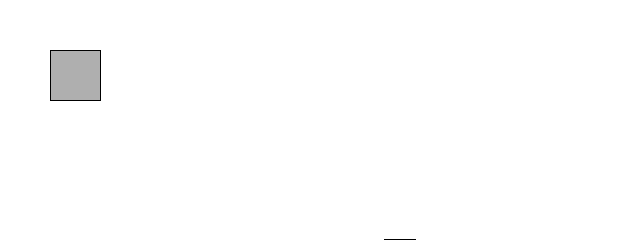
Frame 1 (no input)
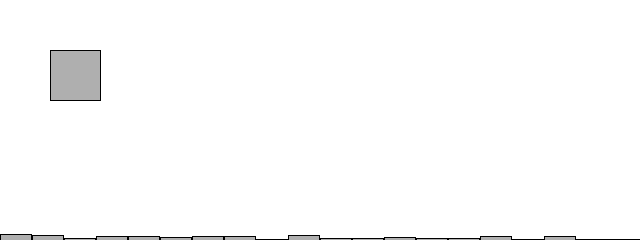
Frame 60 (the mouse pressed at the canvas centre just before this capture)
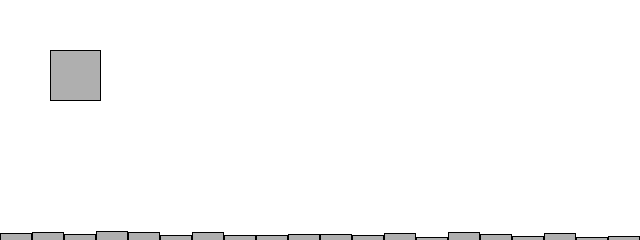
Frame 120 (the mouse held since frame 60 and released just before this capture)

The Processing sketch that drew these frames (run headless with seeded random() and noise(); from frame 60 on, the mouse is pressed at the canvas centre):

// Processing sketch: distributions
// ── distributions.pde
UniformRandom uniformRandom;

void setup() {
  size(640, 240);
  uniformRandom = new UniformRandom();
  uniformRandom.setup();
}

void draw() {
  uniformRandom.draw();
  rect(50, 50, 50, 50);
}

// ── UniformRandom.pde
class UniformRandom {
  int[] randomCounts;
  
  void setup() {
    randomCounts = new int[20];
  }
  
  void draw() {
    background(255);
    
    int index = int(random(randomCounts.length));
    randomCounts[index]++;
    
    stroke(0);
    fill(175);
    int w = width/randomCounts.length;
    
    for (int x=0; x<randomCounts.length; x++) {
       rect(x * w, height - randomCounts[x], w-1, randomCounts[x]); 
    }
  }
}
